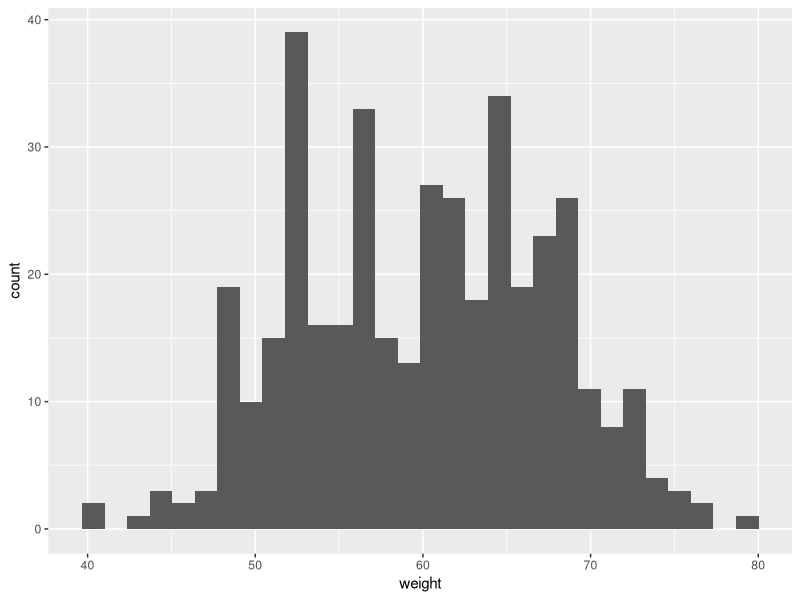
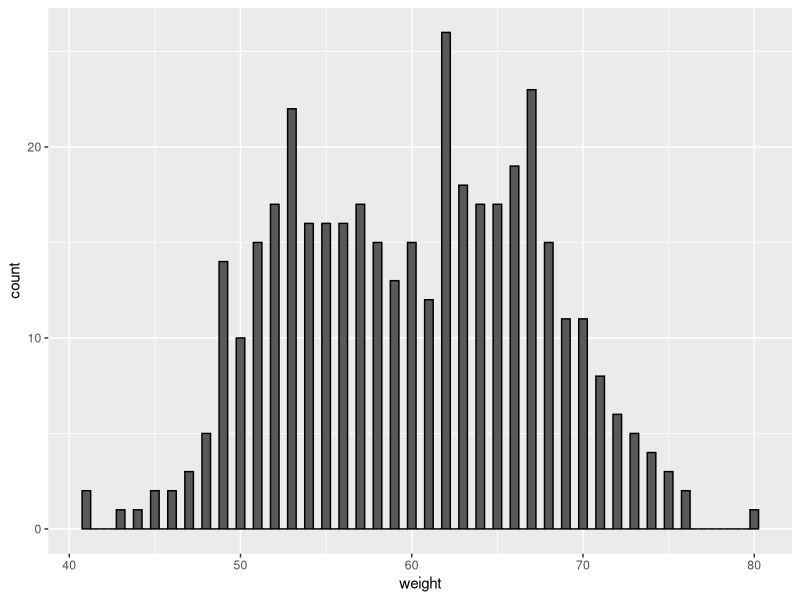
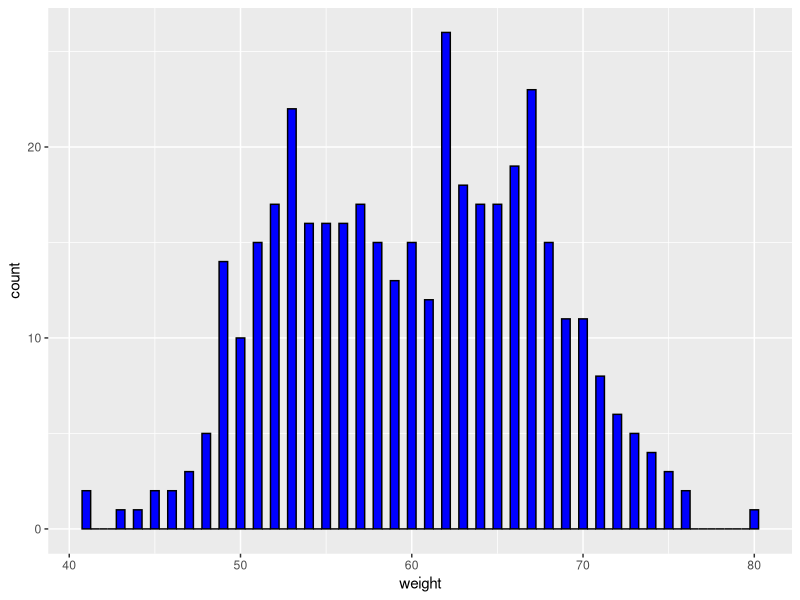
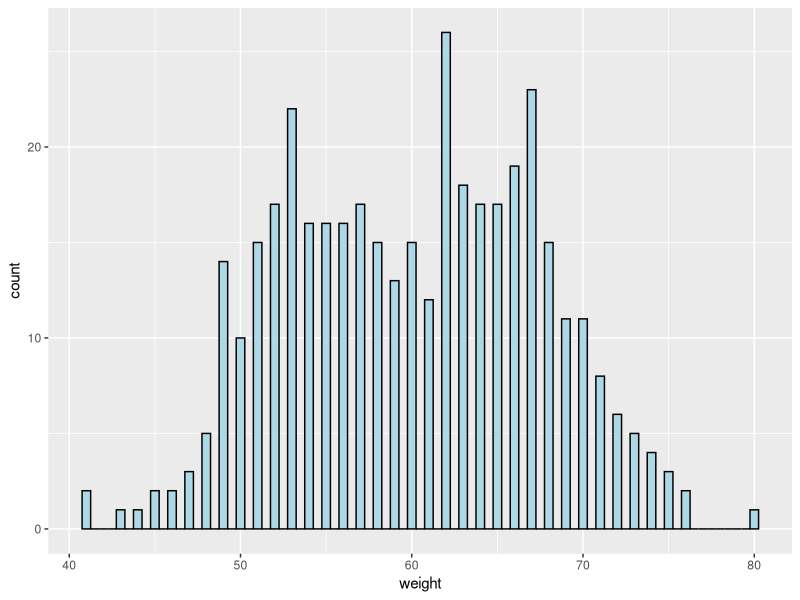
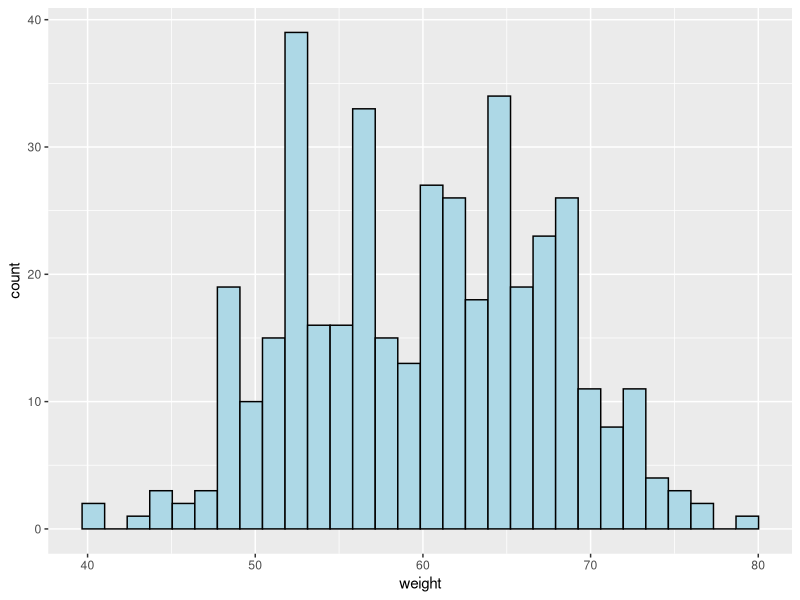
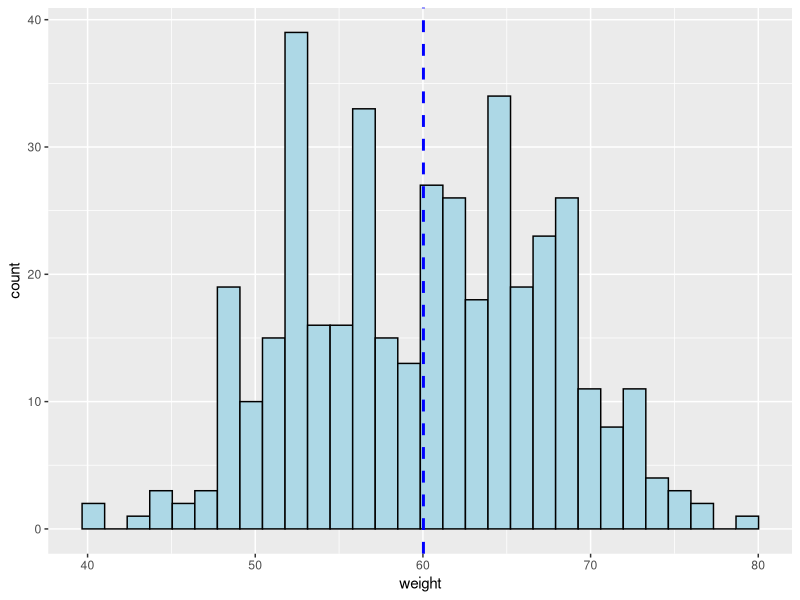
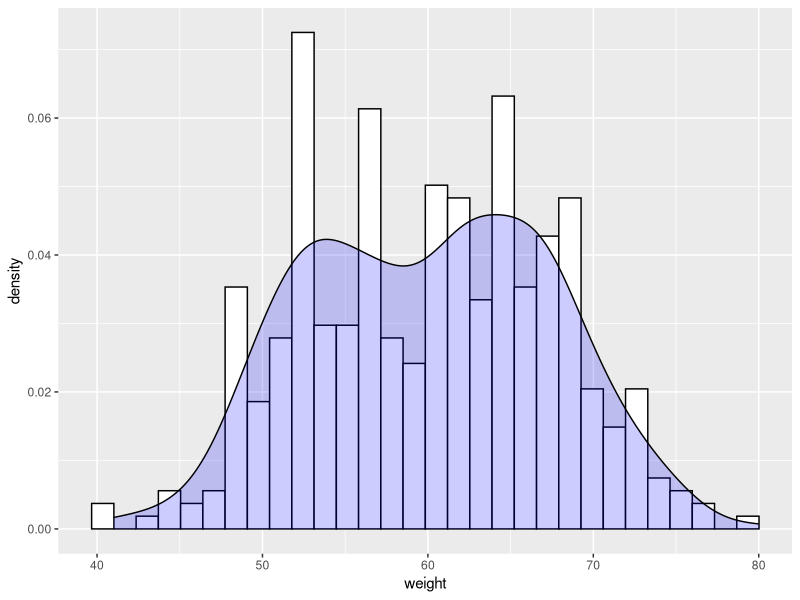

Reproduce these figures in R, in order.
#importing the data set, write read.csv function (dataset name for excel file)
dataset = read.csv("data.csv")

library(ggplot2)

#creating a basic histogram using ggplot2, 
#using dataset saved in excel file in pc

ggplot(dataset, aes(x = weight))+
  geom_histogram()
#changing the width of bins (each bar is bin)
#write geom_histogram(binwidth bin function with color name)

ggplot(dataset, aes(x = weight))+
  geom_histogram(binwidth = 0.5, color = "black")

#changing colors()
ggplot(dataset, aes(x = weight))+
  geom_histogram(binwidth = 0.5, color = "black", fill = "blue")

ggplot(dataset, aes(x = weight))+
  geom_histogram(binwidth = 0.5, color = "black", fill = "lightblue")

#bar diagram time vs full number not in decimal, histogram work with decimal too

#adding mean line

myplot = ggplot(dataset, aes(x = weight))+
  geom_histogram(color = "black", fill = "lightblue")

myplot
myplot + geom_vline(aes(xintercept= mean(weight)),
                    color = "blue", linetype= "dashed", size= 1)


myplot = ggplot(dataset, aes(x = weight))+
  geom_histogram(aes(y = after_stat(density)), color = "black", fill = "white")+
  geom_density()


#creating the density histogram
ggplot(dataset, aes(x = weight))+
  geom_histogram(aes(y = after_stat(density)), color = "black", fill = "white")+
  geom_density(fill = "blue", alpha = .2)

#changing bin broader color, the density histogram

